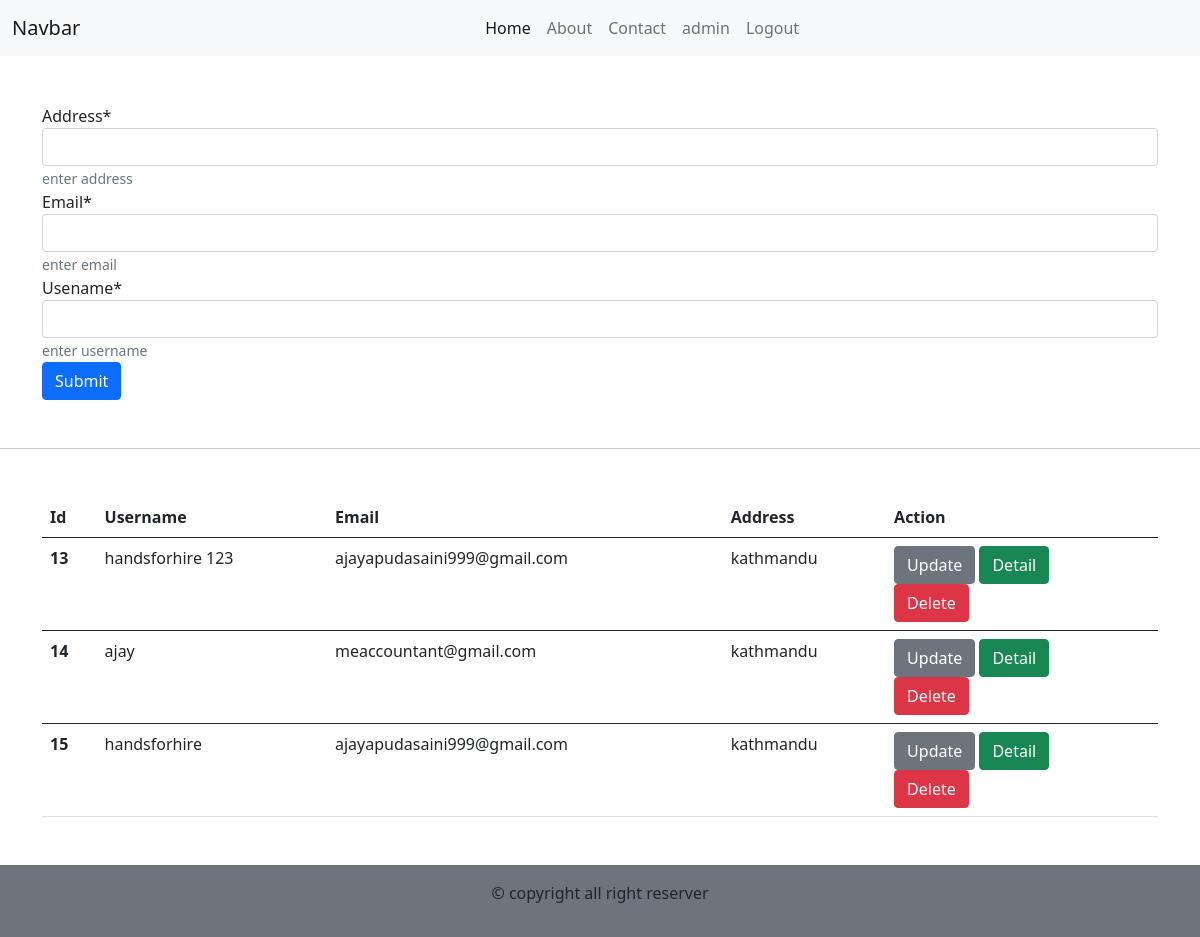
The app's page / (signed in), older data.
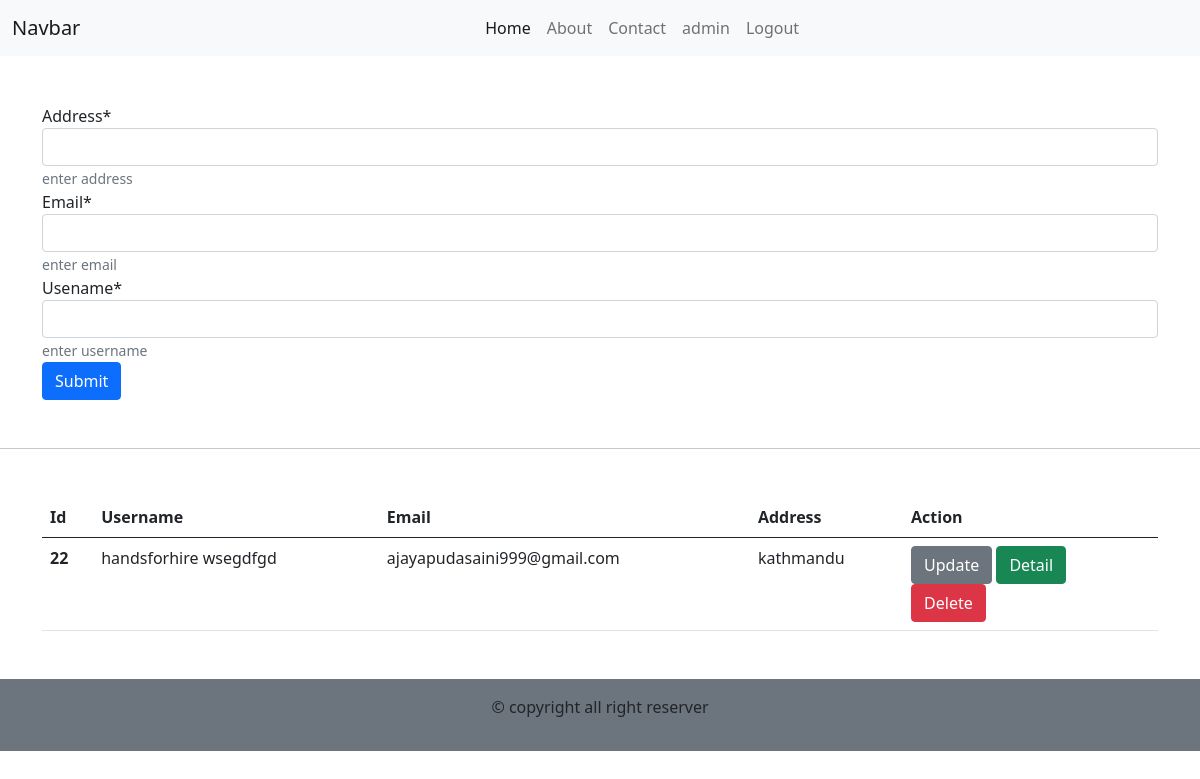
The same page, newer data.
### crud/models.py (models this page shows, shortened)
class Student(models.Model):
    username = models.CharField(max_length=500, verbose_name="Usename", help_text="enter username")
    email = models.EmailField(max_length=500, verbose_name="Email", help_text="enter email")
    address = models.CharField(max_length=500, verbose_name="Address", help_text="enter address")

### crud/views.py (the view, shortened to what this page needs)
# urls.py: path('', views.home, name='home'),
@login_required
def home(request):
    s = Student.objects.all()
    form = StudentForm()
    contex = {'student':s, 'f':form}
    return render(request, 'crud/home.html', contex)

### crud/forms.py
class StudentForm(forms.ModelForm):
    class Meta:
        model = Student
        fields = ['address', 'email', 'username']  #'__all__'  #

### crud/templates/crud/home.html (shortened to what this page needs)
{% extends "base.html" %}
{% load static %}
{% load crispy_forms_tags %}
{% block content %}
    <div class="container my-5">
      <form method="POST">
        {{ f|crispy }}
        <button type="submit" class="btn btn-primary">Submit</button>
      </form>
    </div>
    <div class="container-fluid p-0 my-5">
    <hr>
    </div>
    <div class="container">
      <table class="table">
        <thead>
          <tr>
            <th scope="col">Id</th>
            <th scope="col">Username</th>
            <th scope="col">Email</th>
            <th scope="col">Address</th>
            <th scope="col">Action</th>
          </tr>
        </thead>
        {% for i in student %}
        <tbody>
          <tr>
            <th scope="row">{{ i.id }}</th>
            <td>{{ i.username }}</td>
            <td>{{ i.email }}</td>
            <td>{{ i.address }}</td>
            <td>
              <a href=" {% url 'update' i.id %} " class="btn btn-secondary">Update</a>
              <a  href=" {% url 'detail' i.id %} " class="btn btn-success">Detail</a>
              <form action=" {% url 'delete' i.id %} " method="POST">
                <button type="submit" class="btn btn-danger">Delete</button>
              </form>
            </td>
          </tr>
        </tbody>
        {% endfor %}
      </table>
    </div>
{% endblock content %}

### templates/base.html (shortened to what this page needs)
<!doctype html>
{% load static %}
<html lang="en">
  <head>
    <link href="https://cdn.jsdelivr.net/npm/bootstrap@5.0.2/dist/css/bootstrap.min.css" rel="stylesheet">
    {% block style %}
        <link rel="stylesheet" href=" {% static 'css/main.css' %} ">
    {% endblock style %}
  </head>
  <body>
    <div class="container-fluid p-0">
        <nav class="navbar navbar-expand-sm navbar-light bg-light">
            <div class="container-fluid">
              <a class="navbar-brand" href="#">Navbar</a>
              <div class="collapse navbar-collapse" id="navbarSupportedContent">
                <ul class="navbar-nav mx-auto mb-2 mb-lg-0">
                  <li class="nav-item">
                    <a class="nav-link active" href="{% url 'home' %}">Home</a>
                  </li>
                  <li class="nav-item">
                    <a class="nav-link" href="{% url 'about' %}">About</a>
                  </li>
                  <li class="nav-item">
                    <a class="nav-link" href="{% url 'contact' %}">Contact</a>
                  </li>
                  {% if user.is_authenticated %}
                    <li class="nav-item">
                      <a class="nav-link" href="">{{ user.username }}</a>
                    </li>
                    <li class="nav-item">
                      <a class="nav-link" href="{% url 'logout' %}">Logout</a>
                    </li>
                  {% else %}
                  <li class="nav-item">
                    <a class="nav-link" href="{% url 'account' %}">Account</a>
                  </li>
                  {% endif %}
              </div>
            </div>
          </nav>
    </div>
    <main class="container-fluid p-0 my-5">
        {% block content %}
        {% endblock content %}
    </main>
    <footer class="bg-secondary text-center p-3">
        <p>&copy; copyright all right reserver</p>
    </footer>
  </body>
</html>

Row changes from the older to the newer data that the page shows:
removed Student: id "13", username "handsforhire 123", email "ajayapudasaini999@gmail.com", address "kathmandu"
removed Student: id "14", username "ajay", email "meaccountant@gmail.com", address "kathmandu"
removed Student: id "15", username "handsforhire", email "ajayapudasaini999@gmail.com", address "kathmandu"
added Student: id "22", username "handsforhire wsegdfgd", email "ajayapudasaini999@gmail.com", address "kathmandu"
